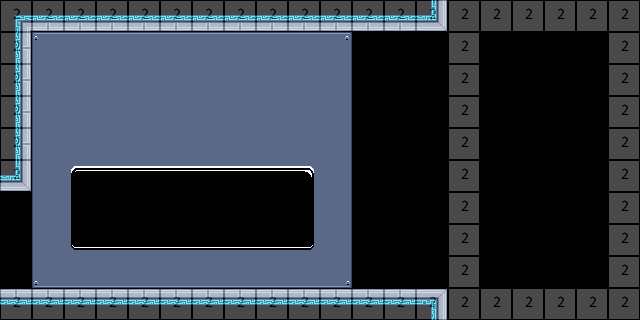

This game map was drawn from its Tiled (.tmx) file and the tilesets committed beside it. A one-line description and the full map source follow:
An orthogonal 20x10 tile map with 32x32 px tiles, 4 tile layers (bg, mg, fg, collision), 2 tilesets and 5 objects (2x Life Support - Airlock, Why would you try to jump into space?, hpup, energyup).

<map version="2017.05.26" orientation="orthogonal" renderorder="right-down" width="20" height="10" tilewidth="32" tileheight="32" nextobjectid="46">
 <tileset firstgid="1" name="32blocks" tilewidth="32" tileheight="32" tilecount="10" columns="10">
  <image source="32blocks.png" width="320" height="32" />
 </tileset>
 <tileset firstgid="11" name="shipTileset" tilewidth="32" tileheight="32" tilecount="513" columns="19">
  <image source="shipTileset.png" width="608" height="864" />
 </tileset>
 <layer name="bg" width="20" height="10">
  <data encoding="csv">
0,32,32,32,0,0,0,0,0,0,0,0,0,0,0,0,0,0,0,0,
0,21,22,22,22,22,22,22,22,22,23,0,0,0,0,0,0,0,0,0,
0,40,41,41,41,41,41,41,41,41,42,0,0,0,0,0,0,0,0,0,
0,40,41,41,41,41,41,41,41,41,42,0,0,0,0,0,0,0,0,0,
0,40,41,41,41,41,41,41,41,41,42,0,0,0,0,0,0,0,0,0,
0,40,214,215,215,215,215,215,215,216,42,0,0,0,0,0,0,0,0,0,
32,40,233,234,234,234,234,234,234,235,42,0,0,0,0,0,0,0,0,0,
32,40,252,253,253,253,253,253,253,254,42,0,0,0,0,0,0,0,0,0,
32,59,60,60,60,60,60,60,60,60,61,0,0,0,0,0,0,0,0,0,
0,0,0,0,0,0,0,0,0,0,0,0,0,0,0,0,0,0,0,0
</data>
 </layer>
 <layer name="mg" width="20" height="10">
  <data encoding="csv">
94,51,51,51,51,51,51,51,51,51,51,51,51,52,0,0,0,0,0,0,
33,0,0,0,0,0,0,0,0,0,0,0,0,0,0,0,0,0,0,0,
33,0,0,0,0,0,0,0,0,0,0,0,0,0,0,0,0,0,0,0,
33,0,0,0,0,0,0,0,0,0,0,0,0,0,0,0,0,0,0,0,
33,0,0,0,0,0,0,0,0,0,0,0,0,0,0,0,0,0,0,0,
52,0,0,0,0,0,0,0,0,0,0,0,0,0,0,0,0,0,0,0,
0,0,0,0,0,0,0,0,0,0,0,0,0,0,0,0,0,0,0,0,
0,0,0,0,0,0,0,0,0,0,0,0,0,0,0,0,0,0,0,0,
0,0,0,0,0,0,0,0,0,0,0,0,0,0,0,0,0,0,0,0,
13,13,13,13,13,13,13,13,13,13,13,13,13,14,0,0,0,0,0,0
</data>
 </layer>
 <layer name="fg" width="20" height="10">
  <data encoding="csv">
0,0,0,0,0,0,0,0,0,0,0,0,0,0,0,0,0,0,0,0,
0,0,0,0,0,0,0,0,0,0,0,0,0,0,0,0,0,0,0,0,
0,0,0,0,0,0,0,0,0,0,0,0,0,0,0,0,0,0,0,0,
0,0,0,0,0,0,0,0,0,0,0,0,0,0,0,0,0,0,0,0,
0,0,0,0,0,0,0,0,0,0,0,0,0,0,0,0,0,0,0,0,
0,0,0,0,0,0,0,0,0,0,0,0,0,0,0,0,0,0,0,0,
0,0,0,0,0,0,0,0,0,0,0,0,0,0,0,0,0,0,0,0,
0,0,0,0,0,0,0,0,0,0,0,0,0,0,0,0,0,0,0,0,
0,0,0,0,0,0,0,0,0,0,0,0,0,0,0,0,0,0,0,0,
0,0,0,0,0,0,0,0,0,0,0,0,0,0,0,0,0,0,0,0
</data>
 </layer>
 <layer name="collision" width="20" height="10" opacity="0.29">
  <data encoding="csv">
2,2,2,2,2,2,2,2,2,2,2,2,2,2,2,2,2,2,2,2,
2,0,0,0,0,0,0,0,0,0,0,0,0,0,2,0,0,0,0,2,
2,0,0,0,0,0,0,0,0,0,0,0,0,0,2,0,0,0,0,2,
2,0,0,0,0,0,0,0,0,0,0,0,0,0,2,0,0,0,0,2,
2,0,0,0,0,0,0,0,0,0,0,0,0,0,2,0,0,0,0,2,
2,0,0,0,0,0,0,0,0,0,0,0,0,0,2,0,0,0,0,2,
0,0,0,0,0,0,0,0,0,0,0,0,0,0,2,0,0,0,0,2,
0,0,0,0,0,0,0,0,0,0,0,0,0,0,2,0,0,0,0,2,
0,0,0,0,0,0,0,0,0,0,0,0,0,0,2,0,0,0,0,2,
2,2,2,2,2,2,2,2,2,2,2,2,2,2,2,2,2,2,2,2
</data>
 </layer>
 <objectgroup name="Object Layer 1">
  <object id="32" name="travel" type="Life Support - Airlock" x="4" y="202" width="13" height="80" />
  <object id="33" name="d" type="Life Support - Airlock" x="46.25" y="262.75" width="9.5" height="12.5" />
  <object id="42" name="message" type="Why would you try to jump into space?" x="443" y="8.5" width="157" height="277.5" />
  <object id="43" name="enemy" type="hpup" x="331" y="267.5" width="10" height="9">
   <properties>
    <property name="flag" value="7" />
   </properties>
  </object>
  <object id="44" name="enemy" type="energyup" x="364.5" y="267" width="11.5" height="8.5">
   <properties>
    <property name="flag" value="8" />
   </properties>
  </object>
 </objectgroup>
</map>
